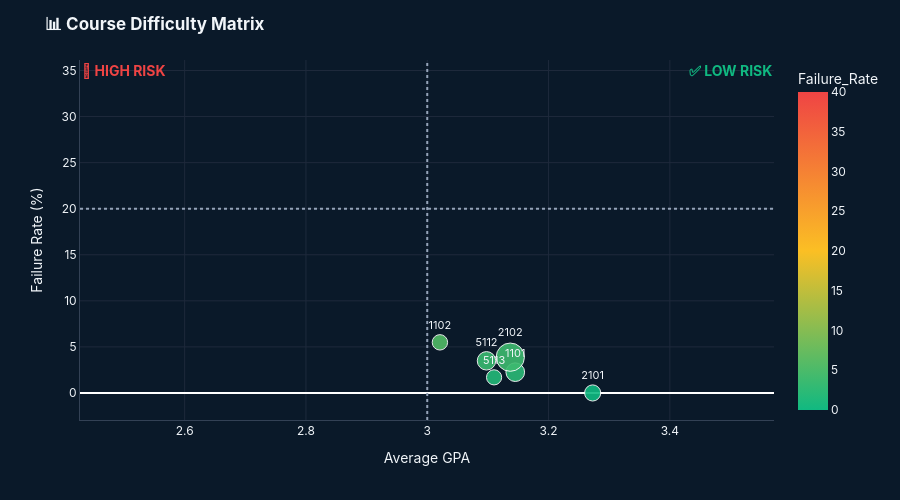

Notebook code cell kept with this figure:
### Markdown cell above
## CHART 1: COURSE DIFFICULTY

### Code cell
# ==========================================
# CHART 1: COURSE DIFFICULTY (Fixed Style)
# ==========================================
def plot_bubble_chart(df):
    # Data Prep
    stats = df.groupby('Course_Code').agg({
        'GPA': 'mean',
        'Pass_Status': lambda x: (x == 'Fail').sum() / len(x) * 100,
        'STUDENT ID': 'nunique'
    }).reset_index()
    stats.columns = ['Course_Code', 'Avg_GPA', 'Failure_Rate', 'Enrollment']
    
    # Plotting
    fig = px.scatter(
        stats, x='Avg_GPA', y='Failure_Rate', size='Enrollment', color='Failure_Rate',
        text='Course_Code', hover_name='Course_Code',
        color_continuous_scale=[[0, COLORS['success']], [0.5, COLORS['primary']], [1, COLORS['danger']]],
        range_color=[0, 40] # Fix color range so red is actually red
    )
    
    # --- VISUAL STYLING (The Part Missing Before) ---
    fig.update_layout(
        plot_bgcolor=COLORS['background'],
        paper_bgcolor=COLORS['background'],
        font=dict(color=COLORS['text_primary'], family='Inter, sans-serif'),
        title="<b>📊 Course Difficulty Matrix</b>",
        xaxis=dict(title="Average GPA", gridcolor=COLORS['grid'], linecolor=COLORS['border']),
        yaxis=dict(title="Failure Rate (%)", gridcolor=COLORS['grid'], linecolor=COLORS['border']),
        height=500,
        showlegend=False
    )
    
    # Text & Markers
    fig.update_traces(
        textposition='top center',
        textfont=dict(size=11, color=COLORS['text_primary']),
        marker=dict(line=dict(width=1, color='white'), opacity=0.9)
    )
    
    # Quadrant Lines
    fig.add_hline(y=20, line_dash="dot", line_color=COLORS['text_secondary'])
    fig.add_vline(x=3.0, line_dash="dot", line_color=COLORS['text_secondary'])
    
    # Annotations
    fig.add_annotation(x=3.5, y=35, text="✅ LOW RISK", showarrow=False, font=dict(color=COLORS['success'], size=14, weight="bold"))
    fig.add_annotation(x=2.5, y=35, text="🔴 HIGH RISK", showarrow=False, font=dict(color=COLORS['danger'], size=14, weight="bold"))

    return fig

fig1 = plot_bubble_chart(df)
fig1.show()

### Figure 1 — Plotly figure (JSON) as saved in the notebook; plotly's stock layout.template omitted (floating-point values rounded to 4 significant figures)
{"data": [{"hovertemplate": "<b>%{hovertext}</b><br><br>Avg_GPA=%{x}<br>Failure_Rate=%{marker.color}<br>Enrollment=%{marker.size}<br>Course_Code=%{text}<extra></extra>", "hovertext": ["1101", "1102", "2101", "2102", "5112", "5113"], "legendgroup": "", "marker": {"color": [2.256, 5.495, 0.0, 3.883, 3.488, 1.695], "coloraxis": "coloraxis", "line": {"color": "white", "width": 1}, "opacity": 0.9, "size": [44, 30, 33, 101, 43, 29], "sizemode": "area", "sizeref": 0.2525, "symbol": "circle"}, "mode": "markers+text", "name": "", "orientation": "v", "showlegend": false, "text": ["1101", "1102", "2101", "2102", "5112", "5113"], "textfont": {"color": "#f1f5f9", "size": 11}, "textposition": "top center", "type": "scatter", "x": [3.145, 3.021, 3.273, 3.137, 3.098, 3.11], "xaxis": "x", "y": [2.256, 5.495, 0.0, 3.883, 3.488, 1.695], "yaxis": "y"}], "layout": {"annotations": [{"font": {"color": "#10b981", "size": 14, "weight": "bold"}, "showarrow": false, "text": "✅ LOW RISK", "x": 3.5, "y": 35}, {"font": {"color": "#ef4444", "size": 14, "weight": "bold"}, "showarrow": false, "text": "🔴 HIGH RISK", "x": 2.5, "y": 35}], "coloraxis": {"cmax": 40, "cmin": 0, "colorbar": {"title": {"text": "Failure_Rate"}}, "colorscale": [[0, "#10b981"], [0.5, "#fbbf24"], [1, "#ef4444"]]}, "font": {"color": "#f1f5f9", "family": "Inter, sans-serif"}, "height": 500, "legend": {"itemsizing": "constant", "tracegroupgap": 0}, "margin": {"t": 60}, "paper_bgcolor": "#0a1929", "plot_bgcolor": "#0a1929", "shapes": [{"line": {"color": "#94a3b8", "dash": "dot"}, "type": "line", "x0": 0, "x1": 1, "xref": "x domain", "y0": 20, "y1": 20, "yref": "y"}, {"line": {"color": "#94a3b8", "dash": "dot"}, "type": "line", "x0": 3, "x1": 3, "xref": "x", "y0": 0, "y1": 1, "yref": "y domain"}], "showlegend": false, "title": {"text": "<b>📊 Course Difficulty Matrix</b>"}, "xaxis": {"anchor": "y", "domain": [0, 1], "gridcolor": "#1e293b", "linecolor": "#334155", "title": {"text": "Average GPA"}}, "yaxis": {"anchor": "x", "domain": [0, 1], "gridcolor": "#1e293b", "linecolor": "#334155", "title": {"text": "Failure Rate (%)"}}}}
